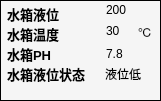
    <widget class="QFrame" name="frame_17">
     <property name="geometry">
      <rect>
       <x>1340</x>
       <y>930</y>
       <width>161</width>
       <height>101</height>
      </rect>
     </property>
     <property name="sizePolicy">
      <sizepolicy hsizetype="Preferred" vsizetype="Preferred">
       <horstretch>0</horstretch>
       <verstretch>0</verstretch>
      </sizepolicy>
     </property>
     <property name="minimumSize">
      <size>
       <width>0</width>
       <height>0</height>
      </size>
     </property>
     <property name="styleSheet">
      <string notr="true">background-color: rgb(245, 245, 245);</string>
     </property>
     <property name="frameShape">
      <enum>QFrame::Box</enum>
     </property>
     <property name="frameShadow">
      <enum>QFrame::Plain</enum>
     </property>
     <widget class="QLabel" name="label_167">
      <property name="geometry">
       <rect>
        <x>7</x>
        <y>4</y>
        <width>70</width>
        <height>20</height>
       </rect>
      </property>
      <property name="font">
       <font>
        <pointsize>10</pointsize>
        <weight>75</weight>
        <bold>true</bold>
       </font>
      </property>
      <property name="text">
       <string>水箱液位</string>
      </property>
     </widget>
     <widget class="QLabel" name="label_168">
      <property name="geometry">
       <rect>
        <x>7</x>
        <y>24</y>
        <width>70</width>
        <height>20</height>
       </rect>
      </property>
      <property name="font">
       <font>
        <pointsize>10</pointsize>
        <weight>75</weight>
        <bold>true</bold>
       </font>
      </property>
      <property name="text">
       <string>水箱温度</string>
      </property>
     </widget>
     <widget class="QLabel" name="waterTankLevelValueLabel_4">
      <property name="geometry">
       <rect>
        <x>106</x>
        <y>4</y>
        <width>45</width>
        <height>12</height>
       </rect>
      </property>
      <property name="text">
       <string>200</string>
      </property>
     </widget>
     <widget class="QLabel" name="waterTankTemptureLabel_4">
      <property name="geometry">
       <rect>
        <x>106</x>
        <y>23</y>
        <width>30</width>
        <height>16</height>
       </rect>
      </property>
      <property name="text">
       <string>30</string>
      </property>
     </widget>
     <widget class="QLabel" name="label_169">
      <property name="geometry">
       <rect>
        <x>138</x>
        <y>24</y>
        <width>16</width>
        <height>16</height>
       </rect>
      </property>
      <property name="text">
       <string>℃</string>
      </property>
     </widget>
     <widget class="QLabel" name="label_170">
      <property name="geometry">
       <rect>
        <x>7</x>
        <y>44</y>
        <width>70</width>
        <height>20</height>
       </rect>
      </property>
      <property name="font">
       <font>
        <pointsize>10</pointsize>
        <weight>75</weight>
        <bold>true</bold>
       </font>
      </property>
      <property name="text">
       <string>水箱PH</string>
      </property>
     </widget>
     <widget class="QLabel" name="waterTankPhLabel_4">
      <property name="geometry">
       <rect>
        <x>106</x>
        <y>44</y>
        <width>45</width>
        <height>20</height>
       </rect>
      </property>
      <property name="text">
       <string>7.8</string>
      </property>
     </widget>
     <widget class="QLabel" name="waterTankLevelStateLabel_4">
      <property name="geometry">
       <rect>
        <x>105</x>
        <y>64</y>
        <width>50</width>
        <height>20</height>
       </rect>
      </property>
      <property name="text">
       <string>液位低</string>
      </property>
      <property name="alignment">
       <set>Qt::AlignLeading|Qt::AlignLeft|Qt::AlignVCenter</set>
      </property>
     </widget>
     <widget class="QLabel" name="label_171">
      <property name="geometry">
       <rect>
        <x>7</x>
        <y>64</y>
        <width>90</width>
        <height>20</height>
       </rect>
      </property>
      <property name="font">
       <font>
        <pointsize>10</pointsize>
        <weight>75</weight>
        <bold>true</bold>
       </font>
      </property>
      <property name="text">
       <string>水箱液位状态</string>
      </property>
     </widget>
    </widget>
